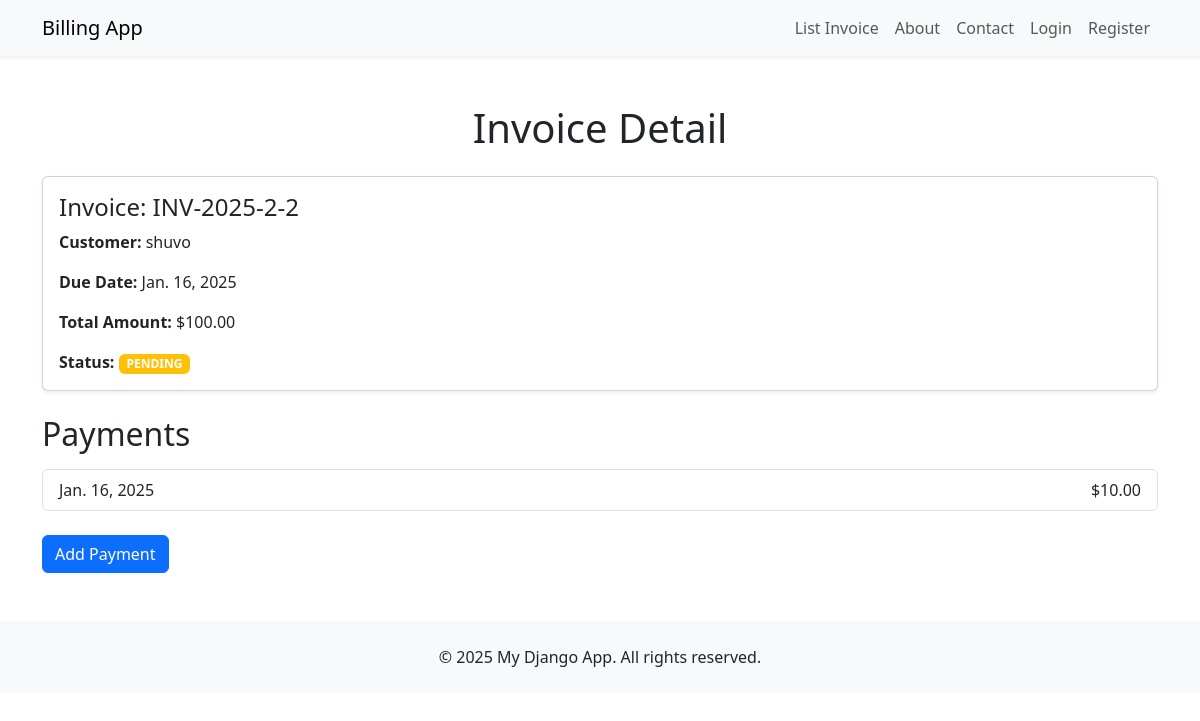
Page /billing/invoice/11/ on the earlier database version.
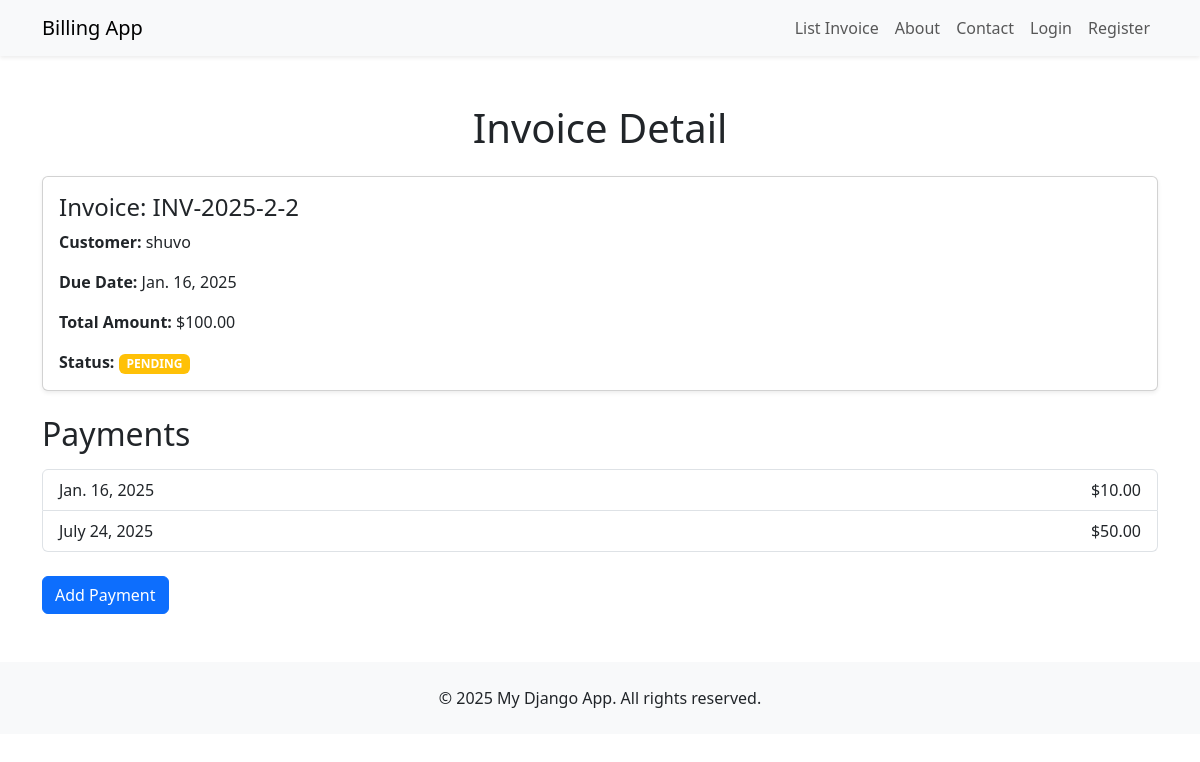
Same page on the later database version.
### billing/models.py (models this page shows, shortened)
class Payment(models.Model):
    invoice = models.ForeignKey(Invoice, on_delete=models.CASCADE)
    payment_date = models.DateField()
    amount = models.DecimalField(max_digits=10, decimal_places=2)

### billing/views.py (the view)
# urls.py: path('invoice/<int:invoice_id>/', views.invoice_detail, name='invoice_detail'),
def invoice_detail(request, invoice_id):
    invoice = get_object_or_404(Invoice, id=invoice_id)
    payments = Payment.objects.filter(invoice=invoice)
    return render(request, 'invoice_detail.html', {'invoice': invoice, 'payments': payments})

### billing/templates/invoice_detail.html (shortened to what this page needs)
{% extends 'base.html' %}
{% block content %}
    <h1 class="text-center mb-4">Invoice Detail</h1>
    <div class="card shadow-sm mb-4">
        <div class="card-body">
            <h4 class="card-title">Invoice: {{ invoice.invoice_number }}</h4>
            <p class="card-text"><strong>Customer:</strong> {{ invoice.customer.name }}</p>
            <p class="card-text"><strong>Due Date:</strong> {{ invoice.due_date }}</p>
            <p class="card-text"><strong>Total Amount:</strong> ${{ invoice.total_amount }}</p>
            <p class="card-text">
                <strong>Status:</strong>
                <span class="badge {% if invoice.status == 'Paid' %}bg-success{% else %}bg-warning{% endif %}">
                    {{ invoice.status }}
                </span>
            </p>
        </div>
    </div>
    <h2 class="mb-3">Payments</h2>
    {% if payments %}
    <ul class="list-group mb-4">
        {% for payment in payments %}
            <li class="list-group-item d-flex justify-content-between align-items-center">
                <span>{{ payment.payment_date }}</span>
                <span>${{ payment.amount }}</span>
            </li>
        {% endfor %}
    </ul>
    {% else %}
    <p class="text-muted">No payments recorded for this invoice yet.</p>
    {% endif %}
    <a href="{% url 'create_payment' invoice.id %}" class="btn btn-primary">Add Payment</a>
</div>
{% endblock %}

Differences in the rows shown:
added Payment: payment_date "July 24, 2025", amount "50.00"
